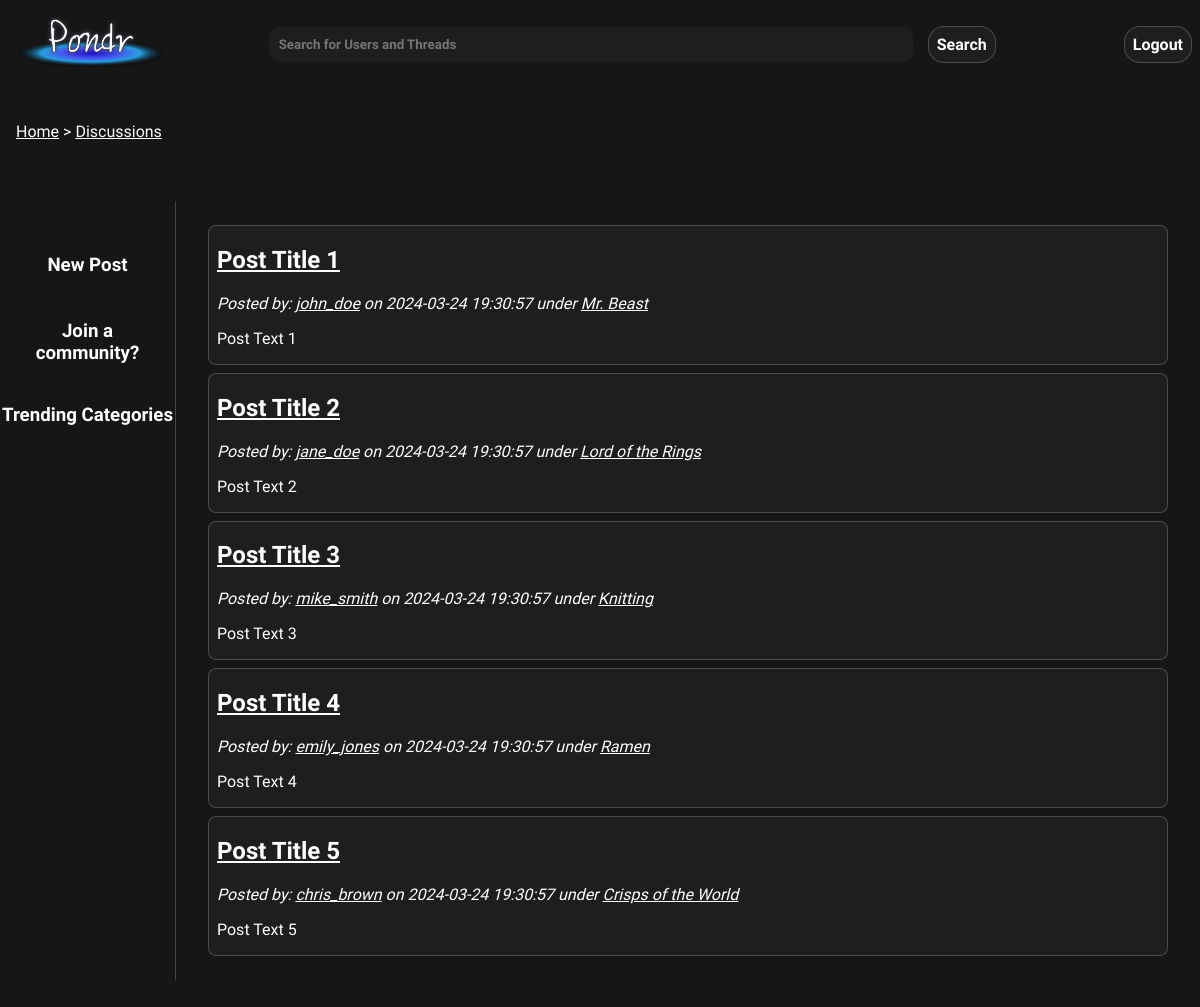
The app's page /pages/discussion.php (signed in) with its own data.
### tables this page shows
CREATE TABLE posts (
    postId INT AUTO_INCREMENT,
    userId INT NOT NULL, 
    postDate DATETIME NOT NULL,  
    title VARCHAR(255) NOT NULL,
    text VARCHAR(3000) NOT NULL,  
    img VARCHAR(255),
    link VARCHAR(255),
    catId INT,
    likes INT NOT NULL DEFAULT 0,
    comment INT NOT NULL DEFAULT 0,
    PRIMARY KEY(postId,userId),
    FOREIGN KEY(userId) REFERENCES users(userId)
        ON DELETE CASCADE,
    FOREIGN KEY(catId) REFERENCES categories(catId)
        ON DELETE CASCADE
    
);

CREATE TABLE users (
    userId INT AUTO_INCREMENT,
    utype BIT(1) NOT NULL,  
    fName VARCHAR(255) NOT NULL,
    lName VARCHAR(255) NOT NULL,
    uName VARCHAR(255) NOT NULL UNIQUE,
    email VARCHAR(255) NOT NULL UNIQUE,
    pass VARCHAR(255) NOT NULL,
    bio VARCHAR(1000) NOT NULL,  
    pfp VARCHAR(255),
    recoveryKey VARCHAR(255) NOT NULL,
    PRIMARY KEY(userId)
);

CREATE TABLE categories (
    catId INT AUTO_INCREMENT,
    userId INT NOT NULL,
    name VARCHAR(255) NOT NULL,
    description VARCHAR(255),
    count INT NOT NULL DEFAULT 0,  
    PRIMARY KEY(catId),
    FOREIGN KEY(userId) REFERENCES users(userId)
        ON DELETE CASCADE
);

### public/pages/discussion.php (the view, shortened to what this page needs)
<?php
$search = $_GET['search'] ?? null;
?>
<!DOCTYPE html>
<html lang="en">
<head>
    <link rel="stylesheet" href="../css/styles.css">
    <link rel="stylesheet" href="../css/discussion.css">
</head>
<body>
    <?php require_once '../scripts/header.php';  ?>
    <?php require_once '../scripts/breadcrumbs.php'; ?>
    <main class="center-container margin-down">
        <section class="side-container">
            <?php
            if (isset ($uid)) {
                echo "<a href=\"./new_post.php\"><h3>New Post</h3></a>";
                echo '<a href="create_category.php" class="create-community-btn"><h3>Join a community?</h3></a>';
            }
            ?>
            <h3>Trending Categories</h3>
        </section>
        <section class="discussion-container">
                <?php
                $sql = "SELECT p.postId, p.title, p.postDate, p.text, u.uName, c.name, p.img, c.catId
                FROM posts as p JOIN users as u ON p.userId = u.userId
                LEFT OUTER JOIN categories as c ON p.catId = c.catId
                WHERE" . (isset($catId) ? " p.catId = ? AND ":" ") . "CASE WHEN ? = \"\" THEN TRUE ELSE (p.title LIKE CONCAT('%',?,'%') OR p.text LIKE CONCAT('%',?,'%') OR u.uName LIKE CONCAT('%',?,'%')) END
                ORDER BY p.postDate DESC;";
                $prstmt = $conn->prepare($sql);
                $searchString = (isset($search)) ? $search : "";
                if (isset($catId)) {
                    $prstmt->bind_param("sssss",$catId,$searchString,$searchString,$searchString,$searchString);
                } else {
                    $prstmt->bind_param("ssss",$searchString,$searchString,$searchString,$searchString);
                }
                try {
                    $prstmt->execute();
                    $prstmt->bind_result($postId, $title, $postDate, $text, $uName, $catName, $postImg, $catId);
                    if($prstmt->fetch()){
                        echo "<div class=\"mini-thread\">";
                        echo "<article>";
                        echo "<a href=\"./thread.php?postId=$postId\"><h2>". htmlspecialchars($title) ."</h2></a>";
                        echo "<i>Posted by: <a href=\"./profile.php?uName=$uName\">" . htmlspecialchars($uName) . "</a> on <time>$postDate</time>" . ((isset($catId)) ? " under <a href=\"./discussion.php?catId=$catId\">" . htmlspecialchars($catName) . "</a>" : "") ."</i>";
                        echo "<p>$text</p>";
                        echo "</article>";
                        echo "</div>";
                        while ($prstmt->fetch()) {
                            echo "<div class=\"mini-thread\">";
                            echo "<article>";
                            echo "<a href=\"./thread.php?postId=$postId\"><h2>" . htmlspecialchars($title) . "</h2></a>";
                            echo "<i>Posted by: <a href=\"./profile.php?uName=$uName\">" . htmlspecialchars($uName) . "</a> on <time>$postDate</time>" . ((isset($catId)) ? " under <a href=\"./discussion.php?catId=$catId\">" . htmlspecialchars($catName) . "</a>" : "") ."</i>";
                            echo "<p>$text</p>";
                            echo "</article>";
                            echo "</div>";
                        }
                    } else {
                        echo "<p>Looks like theres no posts currently in Pondr. Be the first to post!</p>";
                    }
                } catch (mysqli_sql_exception $e) {
                    $code = $e->getCode();
                    echo "<p>Error while loading discussion posts. Try again. Error: $code</p>";
                }
                ?>
        </section>
    </main>
</body>
</html>

### public/scripts/header.php (shortened to what this page needs)
<?php
require_once 'dbconfig.php';
$utype = $_SESSION['utype'] ?? null;
$uid = $_SESSION['uid'] ?? null;
?>
<nav id="top-bar">
    <a href="../index.php"><img src="../img/logo.png" alt="Pondr Logo" id="top-bar-logo"></a>
    <div id="top-search-bar">
        <form method="GET" action="discussion.php">
            <?php
            echo "<input type=\"text\" name=\"search\" placeholder=\"Search for Users and Threads\" value=\"" . ((isset ($search)) ? $search : "") . "\"/>";
            ?>
            <button type="submit" class="form-button">Search</button>
        </form>
    </div>
    <?php
    if (isset ($_SESSION['uid'])) {
        $sql = "SELECT pfp FROM users WHERE userid = ?;";
        $prstmt = $conn->prepare($sql);
        $prstmt->bind_param('s', $uid);
        try {
            $prstmt->execute();
            $prstmt->bind_result($pfpPath);
        } catch (mysqli_sql_exception $e) {
            $pfpPath = "../img/pfp.png";
        } finally {
            $prstmt->close();
        }
    }
    if (isset ($utype)) {
        switch ($utype) {
            case 0:
            case 1:
                echo "<a href=\"my_profile.php\"><img src=\"$pfpPath\" id=\"top-search-bar-pfp\"></a>";
                echo "<a href=\"../scripts/logout.php\" class=\"link-button\">Logout</a>";
                break;
        }
    } else {
        echo "<a href=\"login.php\" class=\"link-button\">Login</a>";
        echo "<a href=\"register.php\" class=\"link-button\">Sign Up</a>";
    }
    ?>
    </nav>

### public/scripts/breadcrumbs.php (shortened to what this page needs)
<?php
echo '<ul class="breadcrumb">';
for($i = 0; $i < count($_SESSION['bc_title']); $i++) {
    if ($i > 0) {
        echo '<span>&nbsp;&gt;&nbsp;</span>';
    }
    $title = $_SESSION['bc_title'][$i];
    $link = $_SESSION['bc_link'][$i];
    echo "<li><a href=\"$link\">$title</a></li>";
}
echo '</ul>';
?>

### public/css/styles.css (style rules this page uses)
:root { --background-color: #161616; --navbar-dark: linear-gradient(145deg, #0A0A0A, #161616); --button-border: rgba(255, 255, 255, 0.2); --text-color: #ffffff; --button-hover-bg: #2A2A2A; --input-background: #1E1E1E; --input-hover: rgba(255, 255, 255, 0.1); --highlight-color: #3A7FFB; --box-shadow: 0 4px 6px rgba(0, 0, 0, 0.1); --pondr-font: 'Quicksand', sans-serif; }
a { color: white; }
body { margin: 0; padding: 0; font-family: var(--pondr-font); background-color: var(--background-color); color:var(--text-color); transition: all 0.2s ease; }
input[type="text"], input[type="password"], input[type="email"], button, .link-button, .form-button, .form-container textarea, .form-container select { font-family: var(--pondr-font); background-color: var(--input-background); color: var(--text-color); border: 0.1em solid var(--button-border); border-radius: 1em; transition: all 0.3s ease-in; padding: 0.5em; text-decoration: none; margin: 0em 0.5em; font-weight:bold; outline: none; }
.form-button { cursor: pointer; font-size: 1em; }
#top-bar { background-color: var(--navbar-dark); padding: 2vh 0vh; display: flex; justify-content: space-between; align-items: center; box-shadow: var(--box-shadow); }
#top-bar-logo { width: 150px; margin: 0 1rem; }
#top-search-bar { flex-grow: 1; margin: 0 5em; }
#top-search-bar form { display: flex; align-items: center; }
#top-search-bar input { background-color: var(--input-background); border: 1px solid var(--input-border); color: var(--text-color); padding: 10px; width: 100%; box-sizing: border-box; border-radius:10px; }
.center-container { display:flex; justify-content: center; align-items:center; height: 94vh; }
.margin-down { margin-top: 2vw; align-items:flex-start; margin-bottom: 5em; }
.breadcrumb { padding-left: 0; background: var(--background-color); padding: 1rem; border-radius: 10px; margin-bottom: 20px; display: inline-flex; list-style-type: none; }

### public/css/discussion.css (style rules this page uses)
.discussion-container { width: 80%; background: var(--dark-blue); padding: 1em 2em; border-left: var(--button-border) solid 0.1em; }
.mini-thread { display: flex; flex-direction: row; align-items: center; border: 0.1em solid var(--button-border); border-radius: 0.5em; margin: 0.5em 0; padding: 0 0.5em; background: var(--input-background); }
.mini-thread article { flex-grow:1; margin-right: 1em; }
.mini-thread a { color: white; }
.mini-thread p { overflow: hidden; max-height: 4em; }
.margin-down { justify-content: space-around; }
.side-container { background: var(--dark-blue); border-radius: 10px; flex-grow: 1; display: flex; flex-direction: column; align-items: center; margin-top: 2.6vw; position: relative; justify-content: space-between; }
.side-container a { color: white; display: block; background: var(--button-green); box-sizing: border-box; text-align: center; width: 90%; text-decoration: none; padding: 0.2em 0; transition: background-color 0.1s ease-in; border-radius: 0.5em; }

### records on screen
posts: title "Post Title 1", postDate "2024-03-24 19:30:57", text "Post Text 1"
users: uName "john_doe"
categories: name "Mr. Beast"
posts: title "Post Title 2", userId.uName "jane_doe", postDate "2024-03-24 19:30:57", catId.name "Lord of the Rings", text "Post Text 2"
posts: title "Post Title 3", userId.uName "mike_smith", postDate "2024-03-24 19:30:57", catId.name "Knitting", text "Post Text 3"
posts: title "Post Title 4", userId.uName "emily_jones", postDate "2024-03-24 19:30:57", catId.name "Ramen", text "Post Text 4"
posts: title "Post Title 5", userId.uName "chris_brown", postDate "2024-03-24 19:30:57", catId.name "Crisps of the World", text "Post Text 5"

### other values on screen
$title "Home"
$title "Discussions"
